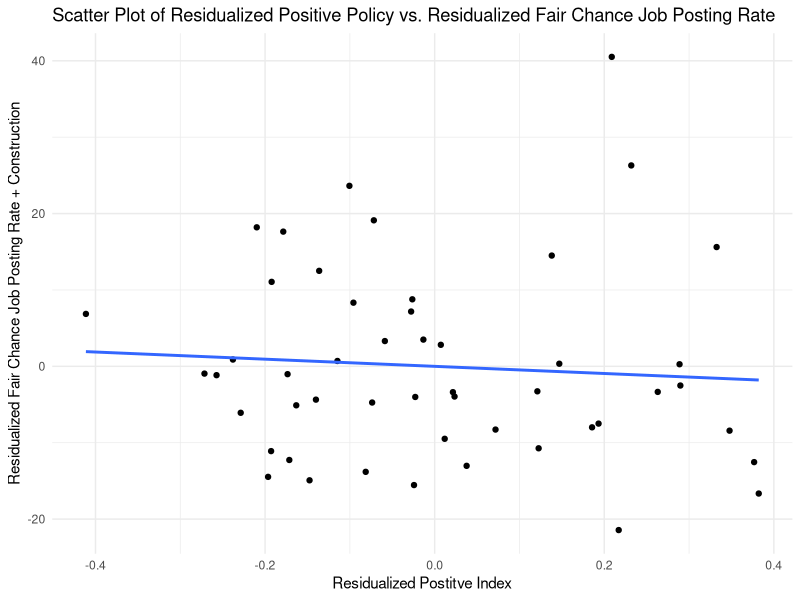
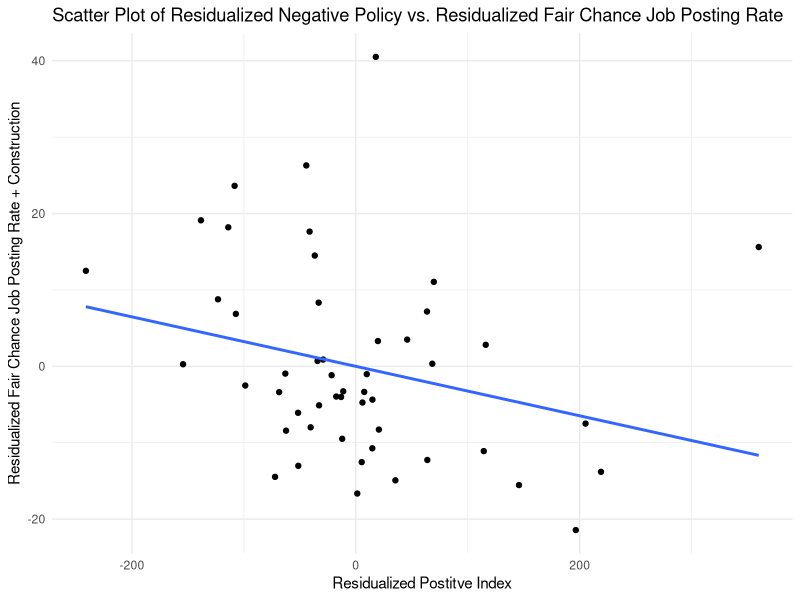

Reproduce these figures in R, in order.
## ---- chunk 1

library(ggplot2)

# Set parameter to overwrite plots
overwrite_plots = FALSE

# Read in data: get 
pol_indices <- read.csv("regression.csv")
employment_data <- read.csv("wide_complete_industry.csv")
control_data <- read.csv("control_indices.csv")
employ_z_scores <- read.csv("employment_z_scores.csv")
indiv_pol_data <- read.csv("../Policy/PositiveIndex.csv")
indiv_pol_data <- indiv_pol_data[1:50, ]

## ---- chunk 2
# Run a linear model for fair_chance_rate vs the 5 types of control_data
lm_fairchance_controls <- lm(employment_data$avg_construction ~ control_data$macroeconomy + control_data$socioeconomics + control_data$politics + control_data$diversity + employ_z_scores$construct_employment_z)

# Save the residuals of the model to employment_data$fair_chance_rate_residuals
employment_data$construction_residuals <- residuals(lm_fairchance_controls)

# Print the summary of the linear model
summary(lm_fairchance_controls)

# Run a linear model for the total positive index vs the 5 types of control_data
lm_model_pos_index <- lm(pol_indices$tot_pos_index ~ control_data$macroeconomy + control_data$socioeconomics + control_data$politics + control_data$diversity + employ_z_scores$construct_employment_z)

# Save the residuals of the model to regression_data$tot_pos_index_residuals
pol_indices$pos_index_residuals <- residuals(lm_model_pos_index)

# Print the summary of the linear model
summary(lm_model_pos_index)

## ---- chunk 3
# Scatter plot of residualized positive policy vs. residualized fair chance job posting rate
plot_residual_pos_vs_fairchance <- ggplot(data = data.frame(y = employment_data$construction_residuals, x = pol_indices$pos_index_residuals)) +
  geom_point(aes(x = x, y = y)) +
  geom_smooth(aes(x = x, y = y), method="lm", se=FALSE)+
  labs(
    title = "Scatter Plot of Residualized Positive Policy vs. Residualized Fair Chance Job Posting Rate",
    y = "Residualized Fair Chance Job Posting Rate + Construction",
    x = "Residualized Postitve Index"
  ) +
  theme_minimal()
if (overwrite_plots) {
  pdf("plot_residual_pos_vs_fairchance.pdf")
  print(plot_residual_pos_vs_fairchance)
  dev.off()
}
print(plot_residual_pos_vs_fairchance)
## ---- chunk 4
# Create binary variables for "above or below average" for each measure (Positive Policy Index)
policy_above_avg_pos <- ifelse(pol_indices$pos_index_residuals > 0, "Above Avg", "Below Avg")
employment_above_avg <- ifelse(employment_data$construction_residuals > 0, "Above Avg", "Below Avg")

# Create a contingency table based on the two categorical variables (Positive Policy Index)
contingency_table_pos <- table(policy_above_avg_pos, employment_above_avg)

# Print the contingency table (Positive Policy Index)
print(contingency_table_pos)

# Run the chi-square test of independence (Positive Policy Index)
chi_squared_result_pos <- chisq.test(contingency_table_pos)

# Print the test result (Positive Policy Index)
print(chi_squared_result_pos)
## ---- chunk 5

# Run a linear model for the total positive index vs the 5 types of control_data
lm_model_neg_index <- lm(pol_indices$neg_combo_index ~ control_data$macroeconomy + control_data$socioeconomics + control_data$politics + control_data$diversity + employ_z_scores$construct_employment_z)

# Save the residuals of the model to regression_data$tot_pos_index_residuals
pol_indices$neg_index_residuals <- residuals(lm_model_neg_index)

# Print the summary of the linear model
summary(lm_model_neg_index)

## ---- chunk 6
# Scatter plot of residualized positive policy vs. residualized fair chance job posting rate
plot_residual_neg_vs_fairchance <- ggplot(data = data.frame(y = employment_data$construction_residuals, x = pol_indices$neg_index_residuals)) +
  geom_point(aes(x = x, y = y)) +
  geom_smooth(aes(x = x, y = y), method="lm", se=FALSE)+
  labs(
    title = "Scatter Plot of Residualized Negative Policy vs. Residualized Fair Chance Job Posting Rate",
    y = "Residualized Fair Chance Job Posting Rate + Construction",
    x = "Residualized Postitve Index"
  ) +
  theme_minimal()
if (overwrite_plots) {
  pdf("plot_residual_neg_vs_fairchance.pdf")
  print(plot_residual_neg_vs_fairchance)
  dev.off()
}
print(plot_residual_neg_vs_fairchance)
## ---- chunk 7
# Create binary variables for "above or below average" for each measure (Positive Policy Index)
policy_above_avg_neg <- ifelse(pol_indices$neg_index_residuals > 0, "Above Avg", "Below Avg")
employment_above_avg <- ifelse(employment_data$construction_residuals > 0, "Above Avg", "Below Avg")

# Create a contingency table based on the two categorical variables (Positive Policy Index)
contingency_table_neg <- table(policy_above_avg_neg, employment_above_avg)

# Print the contingency table (Positive Policy Index)
print(contingency_table_neg)

# Run the chi-square test of independence (Positive Policy Index)
chi_squared_result_neg <- chisq.test(contingency_table_pos)

# Print the test result (Positive Policy Index)
print(chi_squared_result_neg)
